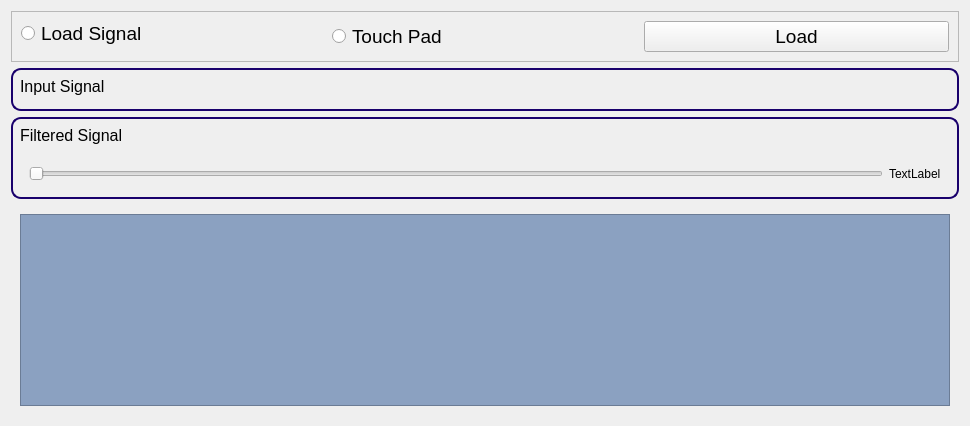
         <widget class="QWidget" name="page_7">
          <layout class="QGridLayout" name="gridLayout_27">
           <item row="0" column="0" alignment="Qt::AlignTop">
            <widget class="QFrame" name="frame_5">
             <property name="styleSheet">
              <string notr="true"/>
             </property>
             <property name="frameShape">
              <enum>QFrame::StyledPanel</enum>
             </property>
             <property name="frameShadow">
              <enum>QFrame::Raised</enum>
             </property>
             <layout class="QGridLayout" name="gridLayout_24">
              <item row="0" column="1">
               <widget class="QRadioButton" name="radioButton_4">
                <property name="font">
                 <font>
                  <pointsize>14</pointsize>
                 </font>
                </property>
                <property name="styleSheet">
                 <string notr="true">border:0px</string>
                </property>
                <property name="text">
                 <string>Touch Pad</string>
                </property>
               </widget>
              </item>
              <item row="0" column="2">
               <widget class="QPushButton" name="pushButton_8">
                <property name="font">
                 <font>
                  <pointsize>14</pointsize>
                 </font>
                </property>
                <property name="styleSheet">
                 <string notr="true"/>
                </property>
                <property name="text">
                 <string>Load</string>
                </property>
               </widget>
              </item>
              <item row="0" column="0" alignment="Qt::AlignTop">
               <widget class="QRadioButton" name="radioButton_3">
                <property name="font">
                 <font>
                  <pointsize>14</pointsize>
                 </font>
                </property>
                <property name="styleSheet">
                 <string notr="true">border:0px</string>
                </property>
                <property name="text">
                 <string>Load Signal</string>
                </property>
               </widget>
              </item>
             </layout>
            </widget>
           </item>
           <item row="2" column="0">
            <widget class="QWidget" name="widget_19" native="true">
             <property name="styleSheet">
              <string notr="true">  border: 2px solid rgb(25, 0, 108);
  border-radius: 10px;</string>
             </property>
             <layout class="QGridLayout" name="gridLayout_25">
              <item row="2" column="0" alignment="Qt::AlignBottom">
               <widget class="QWidget" name="widget_20" native="true">
                <property name="styleSheet">
                 <string notr="true">border:0px</string>
                </property>
                <layout class="QGridLayout" name="gridLayout_26">
                 <item row="0" column="0">
                  <widget class="QSlider" name="horizontalSlider">
                   <property name="orientation">
                    <enum>Qt::Horizontal</enum>
                   </property>
                  </widget>
                 </item>
                 <item row="0" column="1">
                  <widget class="QLabel" name="label_16">
                   <property name="text">
                    <string>TextLabel</string>
                   </property>
                  </widget>
                 </item>
                </layout>
               </widget>
              </item>
              <item row="1" column="0">
               <widget class="QWidget" name="widget_21" native="true">
                <property name="styleSheet">
                 <string notr="true">border:0px</string>
                </property>
               </widget>
              </item>
              <item row="0" column="0" alignment="Qt::AlignTop">
               <widget class="QLabel" name="label_17">
                <property name="font">
                 <font>
                  <pointsize>12</pointsize>
                 </font>
                </property>
                <property name="styleSheet">
                 <string notr="true">border:0px</string>
                </property>
                <property name="text">
                 <string>Filtered Signal</string>
                </property>
               </widget>
              </item>
             </layout>
            </widget>
           </item>
           <item row="1" column="0">
            <widget class="QWidget" name="widget" native="true">
             <property name="styleSheet">
              <string notr="true">
  border: 2px solid rgb(25, 0, 108);
  border-radius: 10px; /* Adjust the value to achieve the desired curvature */
</string>
             </property>
             <layout class="QGridLayout" name="gridLayout_23">
              <item row="0" column="0" alignment="Qt::AlignTop">
               <widget class="QLabel" name="label_15">
                <property name="font">
                 <font>
                  <pointsize>12</pointsize>
                 </font>
                </property>
                <property name="styleSheet">
                 <string notr="true">border:0px
</string>
                </property>
                <property name="text">
                 <string>Input Signal</string>
                </property>
               </widget>
              </item>
              <item row="1" column="0">
               <widget class="QWidget" name="widget_18" native="true">
                <property name="styleSheet">
                 <string notr="true">border:0px
</string>
                </property>
               </widget>
              </item>
             </layout>
            </widget>
           </item>
           <item row="3" column="0">
            <widget class="QWidget" name="widget_17" native="true">
             <property name="styleSheet">
              <string notr="true"/>
             </property>
             <layout class="QGridLayout" name="gridLayout_22">
              <item row="0" column="0" alignment="Qt::AlignBottom">
               <widget class="QGraphicsView" name="touchPad">
                <property name="minimumSize">
                 <size>
                  <width>930</width>
                  <height>192</height>
                 </size>
                </property>
                <property name="styleSheet">
                 <string notr="true">background-color: rgb(139, 161, 193);</string>
                </property>
               </widget>
              </item>
             </layout>
            </widget>
           </item>
          </layout>
         </widget>
